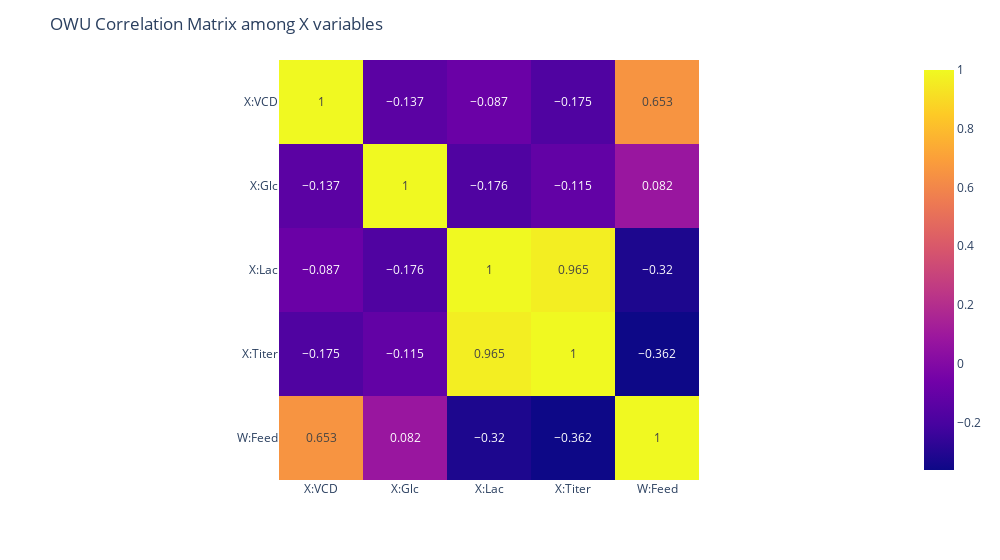

This figure's notebook cell:
### Code cell
plot_owu_correlation(owu)

### Figure 1 — Plotly figure (JSON) as saved in the notebook; plotly's stock layout.template omitted (floating-point values rounded to 4 significant figures)
{"data": [{"coloraxis": "coloraxis", "hovertemplate": "x: %{x}<br>y: %{y}<br>color: %{z}<extra></extra>", "name": "0", "texttemplate": "%{z}", "type": "heatmap", "x": ["X:VCD", "X:Glc", "X:Lac", "X:Titer", "W:Feed"], "xaxis": "x", "y": ["X:VCD", "X:Glc", "X:Lac", "X:Titer", "W:Feed"], "yaxis": "y", "z": [[1, -0.137, -0.087, -0.175, 0.653], [-0.137, 1, -0.176, -0.115, 0.082], [-0.087, -0.176, 1, 0.965, -0.32], [-0.175, -0.115, 0.965, 1, -0.362], [0.653, 0.082, -0.32, -0.362, 1]]}], "layout": {"coloraxis": {"colorscale": [[0, "#0d0887"], [0.1111, "#46039f"], [0.2222, "#7201a8"], [0.3333, "#9c179e"], [0.4444, "#bd3786"], [0.5556, "#d8576b"], [0.6667, "#ed7953"], [0.7778, "#fb9f3a"], [0.8889, "#fdca26"], [1, "#f0f921"]]}, "margin": {"t": 60}, "title": {"text": "OWU Correlation Matrix among X variables"}, "width": 1000, "xaxis": {"anchor": "y", "constrain": "domain", "domain": [0, 1], "scaleanchor": "y"}, "yaxis": {"anchor": "x", "autorange": "reversed", "constrain": "domain", "domain": [0, 1]}}}
